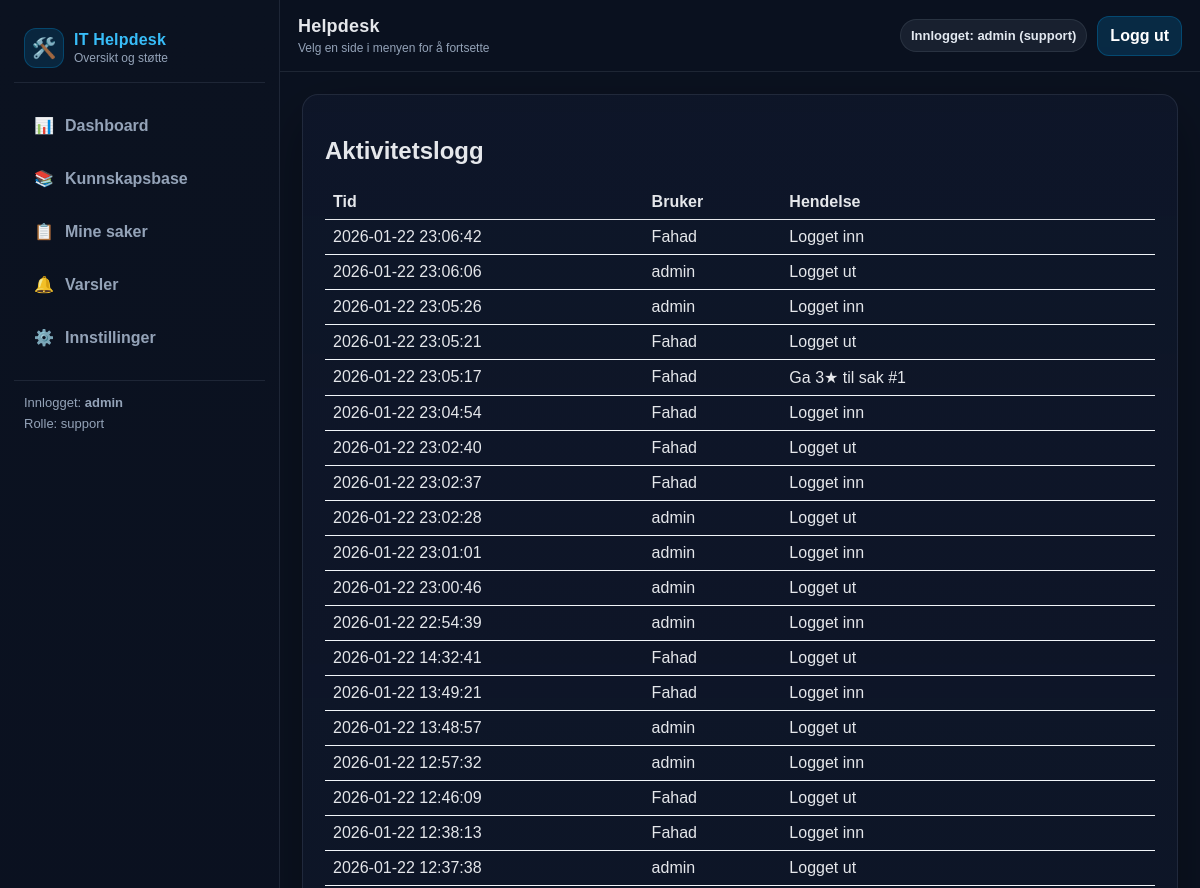
The page /admin/activity (signed in, upper part) on the database as committed earlier.
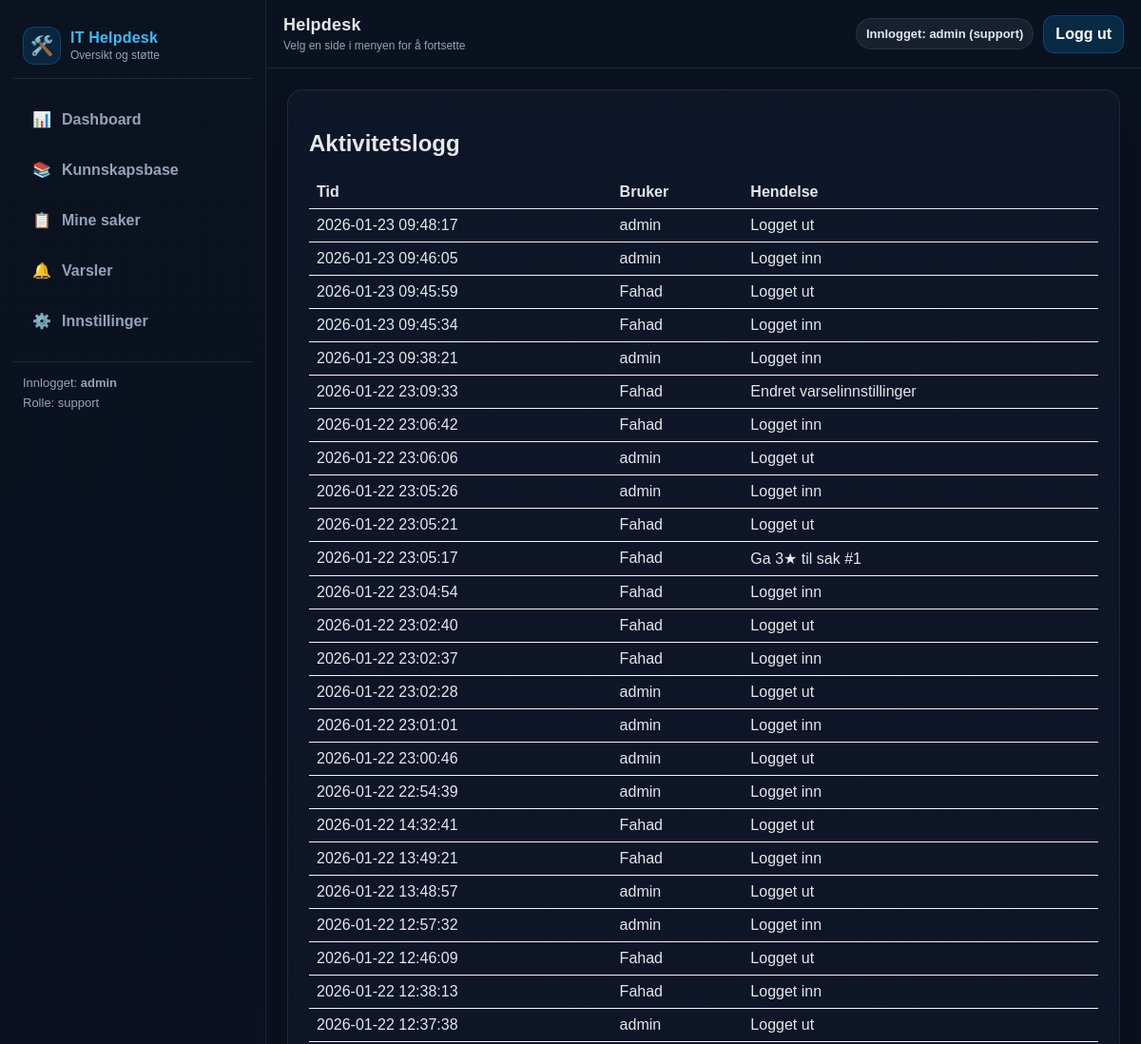
The same page on the database as committed later.
### tables this page shows
CREATE TABLE activity (
            id INTEGER PRIMARY KEY AUTOINCREMENT,
            user TEXT NOT NULL,
            details TEXT NOT NULL,
            created_at TEXT NOT NULL DEFAULT (datetime('now'))
        );

### routes.py (the view)
@bp.route("/admin/activity")
def activity_log():
    user = current_user()
    if not user:
        return redirect(url_for("main.login"))
    if current_role() != "support":
        abort(403)
    try:
        entries = get_activity(200)
    except Exception as e:
        logger.error(f"Activity log error: {e}")
        entries = []
    return render_template("logs.html", log_entries=entries)

### __init__.py (called while the page is built)
def create_app():
    app = Flask(__name__)
    app.config.from_object(Config)
    init_mail(app)
    @app.after_request
    def set_security_headers(response):
        response.headers['X-Content-Type-Options'] = 'nosniff'
        response.headers['X-Frame-Options'] = 'DENY'
        response.headers['X-XSS-Protection'] = '1; mode=block'
        return response
    from .routes import bp
    app.register_blueprint(bp)
    return app

### db.py (called while the page is built)
def _conn() -> sqlite3.Connection:
    DB_PATH.parent.mkdir(parents=True, exist_ok=True)
    conn = sqlite3.connect(DB_PATH)
    conn.row_factory = sqlite3.Row
    return conn

def count_notifications(user: str) -> int:
    conn = _conn()
    cur = conn.cursor()
    cur.execute("SELECT COUNT(*) AS c FROM notifications WHERE user = ? AND read = 0", (user,))
    row = cur.fetchone()
    conn.close()
    return int(row["c"]) if row else 0

def get_activity(limit: int = 100) -> List[Dict[str, Any]]:
    conn = _conn()
    cur = conn.cursor()
    cur.execute("SELECT * FROM activity ORDER BY id DESC LIMIT ?", (limit,))
    rows = cur.fetchall()
    conn.close()
    return [dict(r) for r in rows]

### routes.py (called while the page is built)
def current_user():
    return session.get("user")

def current_role():
    return session.get("role")

@bp.before_app_request
def ensure_db():
    try:
        init_db()
    except Exception as e:
        logger.error(f"Database initialization failed: {e}")

@bp.context_processor
def inject_notification_count():
    if current_user():
        try:
            return {"notif_count": count_notifications(current_user())}
        except Exception:
            return {"notif_count": 0}
    return {"notif_count": 0}

### templates/logs.html
{% extends "base.html" %}
{% block content %}
<div class="card">
  <h2>Aktivitetslogg</h2>
  {% if log_entries and log_entries|length > 0 %}
    <table style="width:100%; border-collapse: collapse;">
      <thead>
        <tr>
          <th style="text-align:left; border-bottom:1px solid #e5e7eb; padding:8px;">Tid</th>
          <th style="text-align:left; border-bottom:1px solid #e5e7eb; padding:8px;">Bruker</th>
          <th style="text-align:left; border-bottom:1px solid #e5e7eb; padding:8px;">Hendelse</th>
        </tr>
      </thead>
      <tbody>
        {% for e in log_entries %}
        <tr>
          <td style="padding:8px; border-bottom:1px solid #f1f5f9;">{{ e.created_at }}</td>
          <td style="padding:8px; border-bottom:1px solid #f1f5f9;">{{ e.user }}</td>
          <td style="padding:8px; border-bottom:1px solid #f1f5f9;">{{ e.details }}</td>
        </tr>
        {% endfor %}
      </tbody>
    </table>
  {% else %}
    <p class="muted">Ingen loggoppføringer.</p>
  {% endif %}
</div>
{% endblock %}

### templates/base.html (shortened to what this page needs)
<!doctype html>
<html lang="no">
  <head>
  </head>
  <body>
    {% set ep = request.endpoint or "" %}
    <div class="app">
      <aside class="sidebar">
        <div class="brand">
          <div class="logo">🛠️</div>
          <div>
            <div class="title">IT Helpdesk</div>
            <div class="subtitle">Oversikt og støtte</div>
          </div>
        </div>
        <nav class="nav">
          <a href="{{ url_for('main.dashboard') }}" class="{% if ep == 'main.dashboard' %}active{% endif %}">
            <span class="icon">📊</span> Dashboard
          </a>
          <a href="{{ url_for('main.kb') }}" class="{% if ep == 'main.kb' %}active{% endif %}">
            <span class="icon">📚</span> Kunnskapsbase
          </a>
          <a href="{{ url_for('main.tickets') }}" class="{% if ep == 'main.tickets' %}active{% endif %}">
            <span class="icon">📋</span> Mine saker
          </a>
          <a href="{{ url_for('main.notifications_page') }}" class="{% if ep == 'main.notifications_page' %}active{% endif %}">
            <span class="icon">🔔</span> Varsler
          </a>
          <a href="{{ url_for('main.settings') }}" class="{% if ep == 'main.settings' %}active{% endif %}">
            <span class="icon">⚙️</span> Innstillinger
          </a>
        </nav>
        <div class="sidebar-footer">
          {% if session.get("user") %}
            Innlogget: <strong>{{ session.get("user") }}</strong>
            <div style="margin-top:6px; color:var(--muted);">
              Rolle: {{ session.get("role") }}
            </div>
          {% else %}
            Ikke innlogget
          {% endif %}
        </div>
      </aside>
      <div class="main">
        <header class="topbar">
          <div class="topbar-left">
            <p class="h1">Helpdesk</p>
            <p class="p">Velg en side i menyen for å fortsette</p>
          </div>
          <div class="topbar-right">
            {% if session.get("user") %}
              <span class="pill">Innlogget: {{ session.get("user") }} ({{ session.get("role") }})</span>
              <a class="btn" href="{{ url_for('main.logout') }}">Logg ut</a>
            {% endif %}
          </div>
        </header>
        <main class="page">
          <div class="content-wrap">
            {% block content %}{% endblock %}
          </div>
        </main>
      </div>
    </div>
  </body>
</html>

### templates/base.html (style rules this page uses)
:root { --bg:#0b1220; --panel:#0f172a; --panel2:#111c33; --border:rgba(148,163,184,.14); --muted:#94a3b8; --text:#e5e7eb; --primary:#0284c7; --primaryHover:#0ea5e9; --sidebarW: 280px; --topbarH: 72px; --radius: 16px; }
* { box-sizing:border-box; }
html, body { height:100%; }
body { margin:0; font-family: Arial, sans-serif; background:var(--bg); color:var(--text); }
.app { min-height:100vh; display:flex; }
.sidebar { width:var(--sidebarW); background:linear-gradient(180deg, #0b1220 0%, #0a1020 100%); border-right:1px solid var(--border); position:fixed; left:0; top:0; bottom:0; padding:18px 14px; overflow:auto; }
.brand { display:flex; align-items:center; gap:10px; padding:10px 10px 14px; border-bottom:1px solid var(--border); margin-bottom:14px; }
.brand .logo { width:40px; height:40px; display:flex; align-items:center; justify-content:center; border-radius:12px; background:rgba(2,132,199,.18); border:1px solid rgba(2,132,199,.35); font-size:20px; }
.brand .title { font-weight:900; letter-spacing:.2px; color:#38bdf8; }
.brand .subtitle { font-size:12px; color:var(--muted); margin-top:2px; }
.nav { display:flex; flex-direction:column; gap:8px; padding:6px 6px; }
.nav a { display:flex; align-items:center; gap:10px; padding:12px 12px; border-radius:12px; text-decoration:none; color:var(--muted); font-weight:800; border:1px solid transparent; }
.nav .icon { width:22px; display:inline-flex; align-items:center; justify-content:center; opacity:.95; }
.sidebar-footer { margin-top:14px; padding:14px 10px; border-top:1px solid var(--border); color:var(--muted); font-size:13px; }
.main { margin-left:var(--sidebarW); width:calc(100% - var(--sidebarW)); min-height:100vh; display:flex; flex-direction:column; }
.topbar { height:var(--topbarH); position:sticky; top:0; z-index:20; display:flex; align-items:center; justify-content:space-between; padding:14px 18px; background:rgba(11,18,32,.86); backdrop-filter: blur(10px); border-bottom:1px solid var(--border); }
.topbar-left { display:flex; flex-direction:column; gap:4px; }
.topbar-left .h1 { font-size:18px; font-weight:900; margin:0; letter-spacing:.2px; }
.topbar-left .p { margin:0; font-size:12px; color:var(--muted); }
.topbar-right { display:flex; align-items:center; gap:10px; flex-wrap:wrap; justify-content:flex-end; }
.pill { display:inline-flex; align-items:center; gap:8px; padding:8px 10px; border-radius:999px; background:rgba(148,163,184,.10); border:1px solid rgba(148,163,184,.14); color:#e2e8f0; font-weight:800; font-size:13px; white-space:nowrap; }
.btn { display:inline-flex; align-items:center; gap:8px; padding:10px 12px; border-radius:12px; text-decoration:none; font-weight:900; border:1px solid rgba(2,132,199,.35); background:rgba(2,132,199,.22); color:#fff; }
.page { padding:22px 22px 80px; }
.content-wrap { background:linear-gradient(180deg, rgba(15,23,42,.85) 0%, rgba(15,23,42,.65) 100%); border:1px solid rgba(148,163,184,.14); border-radius:var(--radius); padding:22px; box-shadow:0 20px 60px rgba(0,0,0,.35); }

Rows that differ between the two databases and show on the page:
added activity: created_at "2026-01-23 09:48:17", user "admin", details "Logget ut"
added activity: created_at "2026-01-23 09:46:05", user "admin", details "Logget inn"
added activity: created_at "2026-01-23 09:45:59", user "Fahad", details "Logget ut"
added activity: created_at "2026-01-23 09:45:34", user "Fahad", details "Logget inn"
added activity: created_at "2026-01-23 09:38:21", user "admin", details "Logget inn"
added activity: created_at "2026-01-22 23:09:33", user "Fahad", details "Endret varselinnstillinger"
